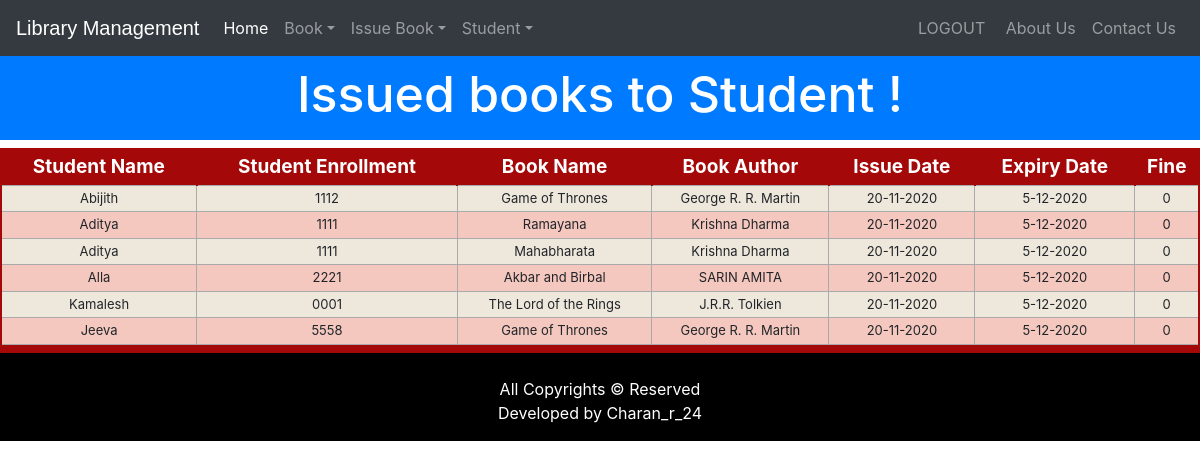
The page /viewissuedbook (signed in) on the database its author committed.
### library/models.py (models this page shows, shortened)
class StudentExtra(models.Model):
    user=models.OneToOneField(User,on_delete=models.CASCADE)
    enrollment = models.CharField(max_length=40)
    branch = models.CharField(max_length=40)
    @property
    def get_name(self):
        return self.user.first_name

class Book(models.Model):
    catchoice= [
        ('education', 'Education'),
        ('entertainment', 'Entertainment'),
        ('comics', 'Comics'),
        ('biography', 'Biographie'),
        ('history', 'History'),
        ]
    name=models.CharField(max_length=30)
    isbn=models.PositiveIntegerField()
    author=models.CharField(max_length=40)
    category=models.CharField(max_length=30,choices=catchoice,default='education')

### library/views.py (the view)
# urls.py: path('viewissuedbook', views.viewissuedbook_view),
@login_required(login_url='adminlogin')
@user_passes_test(is_admin)
def viewissuedbook_view(request):
    issuedbooks=models.IssuedBook.objects.all()
    li=[]
    for ib in issuedbooks:
        issdate=str(ib.issuedate.day)+'-'+str(ib.issuedate.month)+'-'+str(ib.issuedate.year)
        expdate=str(ib.expirydate.day)+'-'+str(ib.expirydate.month)+'-'+str(ib.expirydate.year)
        days=(date.today()-ib.issuedate)
        print(date.today())
        d=days.days
        fine=0
        if d>15:
            day=d-15
            fine=day*10
        books=list(models.Book.objects.filter(isbn=ib.isbn))
        students=list(models.StudentExtra.objects.filter(enrollment=ib.enrollment))
        i=0
        for l in books:
            t=(students[i].get_name,students[i].enrollment,books[i].name,books[i].author,issdate,expdate,fine)
            i=i+1
            li.append(t)
    return render(request,'library/viewissuedbook.html',{'li':li})

### library/views.py (called while the page is built)
def is_admin(user):
    return user.groups.filter(name='ADMIN').exists()

### templates/library/viewissuedbook.html (shortened to what this page needs)
<!DOCTYPE html>
<html lang="en" dir="ltr">
  <head>
  </head>
  <body>
    {% include "library/navbaradmin.html" %}
    <br>
    <br>
    <h3 class="p-3 mb-2 bg-primary text-white" style = 'font-size: 50px;text-align:center;margin-bottom:0px;'>Issued books to Student !</h3>
{% if li%}
    <table class="redTable">
    <thead>
    <tr>
    <th>Student Name</th>
    <th>Student Enrollment</th>
    <th>Book Name</th>
    <th>Book Author</th>
    <th>Issue Date</th>
    <th>Expiry Date</th>
    <th>Fine</th>
    </tr>
    </thead>
    <tfoot>
    <tr>
    <td colspan="7">
    </td>
    </tr>
    </tfoot>
    <tbody>
      {% for t in li %}
        <tr>
          <td>{{t.0}}</td>
          <td>{{t.1}}</td>
          <td>{{t.2}}</td>
          <td>{{t.3}}</td>
          <td>{{t.4}}</td>
          <td>{{t.5}}</td>
          <td>{{t.6}}</td>
        </tr>
        {%endfor%}
    </tbody>
    </table>
    {%else%}
    <h1> 0 book Issued</h1>
    {%endif%}
  {% include "library/footer.html" %}
  </body>
</html>

### templates/library/viewissuedbook.html (style rules this page uses)
table.redTable { border: 2px solid #A40808; background-color: #EEE7DB; width: 100%; text-align: center; border-collapse: collapse; }
table.redTable td, table.redTable th { border: 1px solid #AAAAAA; padding: 3px 2px; }
table.redTable tbody td { font-size: 13px; }
table.redTable tr:nth-child(even) { background: #F5C8BF; }
table.redTable thead { background: #A40808; }
table.redTable thead th { font-size: 19px; font-weight: bold; color: #FFFFFF; text-align: center; border-left: 2px solid #A40808; }
table.redTable thead th:first-child { border-left: none; }
table.redTable tfoot { font-size: 13px; font-weight: bold; color: #FFFFFF; background: #A40808; }
table.redTable tfoot td { font-size: 13px; }

### rows shown on the page
StudentExtra: enrollment "1112"
Book: name "Game of Thrones" "Game of Thrones", author "George R. R. Martin" "George R. R. Martin"
StudentExtra: enrollment "1111" "1111"
Book: name "Ramayana", author "Krishna Dharma"
Book: name "Mahabharata", author "Krishna Dharma"
StudentExtra: enrollment "2221"
Book: name "Akbar and Birbal", author "SARIN AMITA"
StudentExtra: enrollment "0001"
Book: name "The Lord of the Rings", author "J.R.R. Tolkien"
StudentExtra: enrollment "5558"

### other values the page prints
{{ t.0 }} "Abijith" "Aditya" "Aditya" "Alla" "Kamalesh" "Jeeva"
{{ t.4 }} "20-11-2020" "20-11-2020" "20-11-2020" "20-11-2020" "20-11-2020" "20-11-2020"
{{ t.5 }} "5-12-2020" "5-12-2020" "5-12-2020" "5-12-2020" "5-12-2020" "5-12-2020"
{{ t.6 }} "0" "0" "0" "0" "0" "0"
